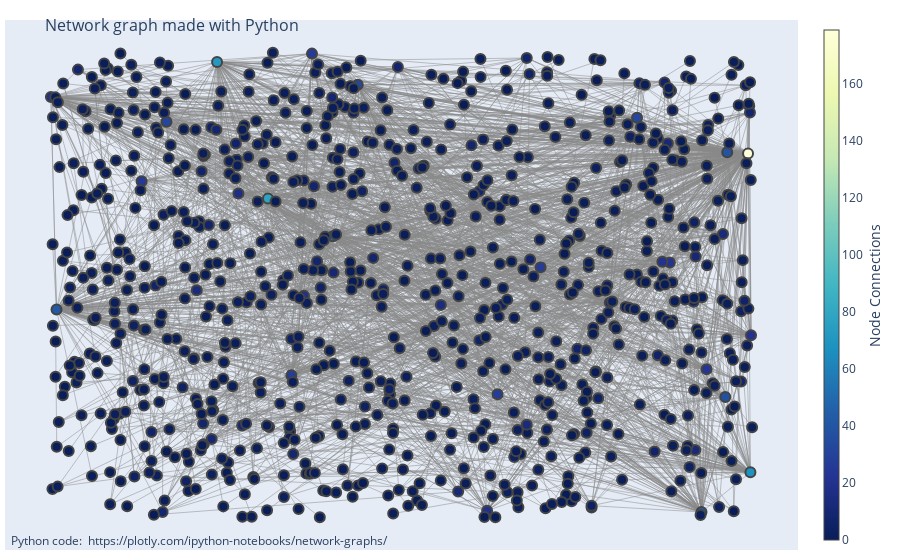

The notebook cell this image was saved under:
### Code cell
# plot the graph with plotly

import plotly.graph_objects as go
import networkx as nx

G = nx.from_pandas_edgelist(compA2015, 'Source', 'Target', 'value', create_using=nx.DiGraph())

# set the positions of the nodes with random values
import random
for node in G.nodes():
    G.nodes[node]['pos'] = [random.random(), random.random()]
    

print(G.nodes())
print(G.edges())

edge_x = []
edge_y = []
for edge in G.edges():
    x0, y0 = G.nodes[edge[0]]['pos']
    x1, y1 = G.nodes[edge[1]]['pos']
    edge_x.append(x0)
    edge_x.append(x1)
    edge_x.append(None)
    edge_y.append(y0)
    edge_y.append(y1)
    edge_y.append(None)

edge_trace = go.Scatter(
    x=edge_x, y=edge_y,
    line=dict(width=0.5, color='#888'),
    hoverinfo='none',
    mode='lines')

node_x = []
node_y = []
for node in G.nodes():
    x, y = G.nodes[node]['pos']
    node_x.append(x)
    node_y.append(y)

node_trace = go.Scatter(
    x=node_x, y=node_y,
    mode='markers',
    hoverinfo='text',
    marker=dict(
        showscale=True,
        # colorscale options
        #'Greys' | 'YlGnBu' | 'Greens' | 'YlOrRd' | 'Bluered' | 'RdBu' |
        #'Reds' | 'Blues' | 'Picnic' | 'Rainbow' | 'Portland' | 'Jet' |
        #'Hot' | 'Blackbody' | 'Earth' | 'Electric' | 'Viridis' |
        colorscale='YlGnBu',
        reversescale=True,
        color=[],
        size=10,
        colorbar=dict(
            thickness=15,
            title='Node Connections',
            xanchor='left',
            titleside='right'
        ),
        line_width=2))


# plot the graph with plotly

import plotly.graph_objects as go

node_adjacencies = []
node_text = []
for node, adjacencies in enumerate(G.adjacency()):
    node_adjacencies.append(len(adjacencies[1]))
    node_text.append('# of connections: '+str(len(adjacencies[1])))

node_trace.marker.color = node_adjacencies
node_trace.text = node_text

fig = go.Figure(data=[edge_trace, node_trace],
             layout=go.Layout(
                title='<br>Network graph made with Python',
                titlefont_size=16,
                showlegend=False,
                hovermode='closest',
                margin=dict(b=20,l=5,r=5,t=40),
                annotations=[ dict(
                    text="Python code: <a href='https://plotly.com/ipython-notebooks/network-graphs/'> https://plotly.com/ipython-notebooks/network-graphs/</a>",
                    showarrow=False,
                    xref="paper", yref="paper",
                    x=0.005, y=-0.002 ) ],
                xaxis=dict(showgrid=False, zeroline=False, showticklabels=False),
                yaxis=dict(showgrid=False, zeroline=False, showticklabels=False))
                )
fig.show()

### Figure 1 — Plotly figure (JSON) as saved in the notebook; plotly's stock layout.template omitted (floating-point values rounded to 4 significant figures; data arrays with more than 128 entries replaced by an {"elided": "..."} marker saying what was removed)
{"data": [{"hoverinfo": "none", "line": {"color": "#888", "width": 0.5}, "mode": "lines", "type": "scatter", "x": {"elided": "6123 float values"}, "y": {"elided": "6123 float values"}}, {"hoverinfo": "text", "marker": {"color": {"elided": "852 int values"}, "colorbar": {"thickness": 15, "title": {"side": "right", "text": "Node Connections"}, "xanchor": "left"}, "colorscale": [[0, "rgb(255,255,217)"], [0.125, "rgb(237,248,177)"], [0.25, "rgb(199,233,180)"], [0.375, "rgb(127,205,187)"], [0.5, "rgb(65,182,196)"], [0.625, "rgb(29,145,192)"], [0.75, "rgb(34,94,168)"], [0.875, "rgb(37,52,148)"], [1, "rgb(8,29,88)"]], "line": {"width": 2}, "reversescale": true, "showscale": true, "size": 10}, "mode": "markers", "text": {"elided": "852 str values"}, "type": "scatter", "x": {"elided": "852 float values"}, "y": {"elided": "852 float values"}}], "layout": {"annotations": [{"showarrow": false, "text": "Python code: <a href='https://plotly.com/ipython-notebooks/network-graphs/'> https://plotly.com/ipython-notebooks/network-graphs/</a>", "x": 0.005, "xref": "paper", "y": -0.002, "yref": "paper"}], "hovermode": "closest", "margin": {"b": 10, "l": 5, "r": 5, "t": 20}, "showlegend": false, "title": {"font": {"size": 16}, "text": "<br>Network graph made with Python"}, "xaxis": {"showgrid": false, "showticklabels": false, "zeroline": false}, "yaxis": {"showgrid": false, "showticklabels": false, "zeroline": false}}}
